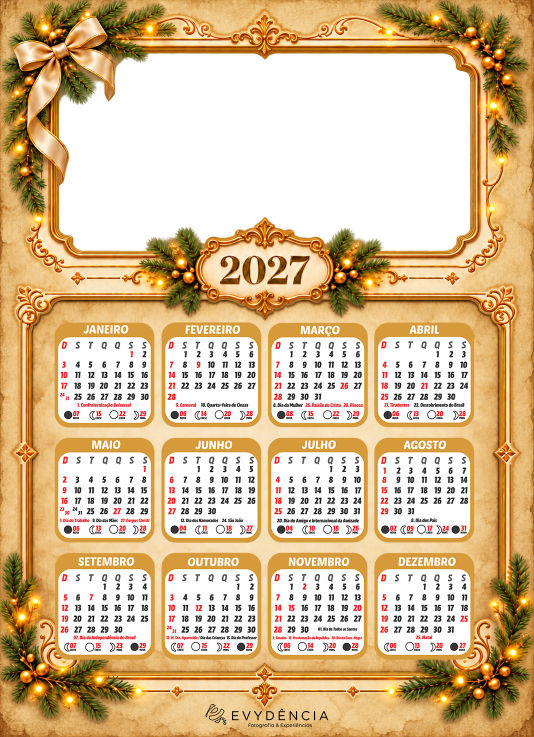
#> input picture templates/calendario-2027/assets/calendar-2027-overlay.png, 1067 x 1474 px (shown at 1/2 size); its folder holds only this picture in this run
$ python bench_preview.py --image ../templates/calendario-2027/assets/calendar-2027-overlay.png --dir ../templates/calendario-2027/assets
#> lines starting #> are read from the running program, lines starting #| are printed output that depends on the picture
### apps/desktop/src/evydencia_print_generator/ingest/preview.py
"""Asynchronous preview generation pipeline with draft-optimized decode, EXIF and ICC."""

from __future__ import annotations

import logging
import threading
from collections.abc import Callable
from concurrent.futures import Future, ThreadPoolExecutor
from pathlib import Path
from typing import TYPE_CHECKING

from PIL import Image, ImageOps

from ..imaging.color import get_srgb_profile_bytes, normalize_to_srgb
from .cache import PreviewCache
from .models import PreviewStatus, SourceAsset

if TYPE_CHECKING:
    from .registry import SourceRegistry

logger = logging.getLogger(__name__)

DEFAULT_PREVIEW_MAX_SIDE = 2048
DEFAULT_PREVIEW_QUALITY = 85
PreviewListener = Callable[[SourceAsset, PreviewStatus], None]


def generate_preview_image(
    path: Path, max_side: int = DEFAULT_PREVIEW_MAX_SIDE
) -> tuple[Image.Image, bytes | None]:
    """Read an image, apply draft scaling + EXIF transpose + LANCZOS + sRGB normalization."""
    with Image.open(path) as im:
        icc = im.info.get("icc_profile")
        orig_w, orig_h = im.size
        # Use proportional target size for draft() to trigger DCT downsampling on JPEG/MPO
        scale = max_side / max(orig_w, orig_h)
        if scale < 1.0:
            target = (max(1, round(orig_w * scale)), max(1, round(orig_h * scale)))
            im.draft("RGB", target)
        im.load()
        upright = ImageOps.exif_transpose(im)
        if upright is None:
            upright = im.copy()

    # Downscale to max_side if still larger
    w, h = upright.size
    if max(w, h) > max_side:
        upright.thumbnail((max_side, max_side), Image.Resampling.LANCZOS)

    # Normalize preview proxy to canonical sRGB (ADR-012)
    srgb_img = normalize_to_srgb(upright, icc)
    return srgb_img, get_srgb_profile_bytes()


class PreviewService:
    """Thread-safe background service that produces cached preview proxies."""

    # [119 lines left out: functions __init__, add_listener, remove_listener, _notify, ensure_preview, _worker and 2 more, not called in this run]

### apps/desktop/src/evydencia_print_generator/ingest/cache.py
"""Local deterministic preview cache with LRU / size / age cleanup."""

from __future__ import annotations

import hashlib
import os
import secrets
import time
from pathlib import Path

from PIL import Image

from ..paths import preview_cache_dir

PREVIEW_CACHE_VERSION = "2"
DEFAULT_MAX_BYTES = 1_000_000_000  # 1 GB
DEFAULT_MAX_AGE_SECONDS = 30 * 86400.0  # 30 days


class PreviewCache:
    def __init__(
        self,
        cache_dir: Path | None = None,
        max_bytes: int = DEFAULT_MAX_BYTES,
        max_age_seconds: float = DEFAULT_MAX_AGE_SECONDS,
    ) -> None:
        self.cache_dir = Path(cache_dir) if cache_dir is not None else preview_cache_dir()
        self.max_bytes = max_bytes
        self.max_age_seconds = max_age_seconds

    def ensure_dir(self) -> Path:
        self.cache_dir.mkdir(parents=True, exist_ok=True)
        return self.cache_dir

    @staticmethod
    def cache_key(fingerprint: str, max_side: int = 2048) -> str:
        raw = f"{fingerprint}\0{PREVIEW_CACHE_VERSION}\0{max_side}".encode()
        return hashlib.sha256(raw).hexdigest()[:32]

    def get_path(self, fingerprint: str, max_side: int = 2048) -> Path:
        return self.cache_dir / f"{self.cache_key(fingerprint, max_side)}.jpg"

    def has(self, fingerprint: str, max_side: int = 2048) -> bool:
        path = self.get_path(fingerprint, max_side)
        try:
            return path.is_file() and path.stat().st_size > 0
        except OSError:
            return False

    def save_preview(
        self,
        fingerprint: str,
        img: Image.Image,
        max_side: int = 2048,
        quality: int = 85,
        icc_profile: bytes | None = None,
    ) -> Path:
        """Atomically write a preview image (temp + os.replace)."""
        self.ensure_dir()
        target = self.get_path(fingerprint, max_side)
        token = secrets.token_hex(8)
        temp_path = self.cache_dir / f".tmp_{token}.jpg"

        kwargs: dict = {"quality": quality}
        if icc_profile:
            kwargs["icc_profile"] = icc_profile

        # Ensure image is in RGB mode for JPEG encoding
        if img.mode != "RGB":
            if img.mode in ("RGBA", "LA", "PA"):
                background = Image.new("RGB", img.size, (255, 255, 255))
                mask = img.getchannel("A") if "A" in img.getbands() else None
                background.paste(img, mask=mask)
                save_img = background
            else:
                save_img = img.convert("RGB")
        else:
            save_img = img

        try:
            save_img.save(temp_path, format="JPEG", **kwargs)
            os.replace(temp_path, target)
        except Exception:
            if temp_path.exists():
                try:
                    temp_path.unlink()
                except OSError:
                    pass
            raise

        return target

    # [65 lines left out: functions cleanup, clear, not called in this run]

### apps/desktop/src/evydencia_print_generator/imaging/color.py
"""Canonical sRGB color management and LittleCMS profile conversion (ADR-012)."""

from __future__ import annotations

import io
import logging
from functools import lru_cache

from PIL import Image, ImageCms

logger = logging.getLogger(__name__)


@lru_cache(maxsize=1)
def get_srgb_profile() -> ImageCms.core.CmsProfile:
    """Return the cached in-memory sRGB LittleCMS profile."""
    return ImageCms.createProfile("sRGB")


@lru_cache(maxsize=1)
def get_srgb_profile_bytes() -> bytes:
    """Return the canonical serialized sRGB ICC profile bytes (588 bytes)."""
    prof = ImageCms.ImageCmsProfile(get_srgb_profile())
    return prof.tobytes()


# [11 lines left out: function is_srgb_profile, not called in this run]


def normalize_to_srgb(
    image: Image.Image,
    icc_profile: bytes | None = None,
    rendering_intent: int = ImageCms.Intent.RELATIVE_COLORIMETRIC,
) -> Image.Image:
    """Normalize an image to the canonical sRGB working color space.

    - If an ICC profile is present and diverges from sRGB, LittleCMS applies
      a high-fidelity relative colorimetric transformation.
    - Alpha channels (RGBA) are preserved without modification.
    - Untagged images are treated as standard sRGB.
    - Corrupt or unsupported ICC profiles trigger a graceful fail-safe.
    """
    # Normalize pixel mode to RGB or RGBA
    if image.mode == "CMYK":
        image = image.convert("RGB")
    elif image.mode == "L":
        image = image.convert("RGB")
    elif image.mode == "LA":
        image = image.convert("RGBA")
    elif image.mode not in {"RGB", "RGBA"}:
        target_mode = "RGBA" if "transparency" in image.info or image.mode == "PA" else "RGB"
        image = image.convert(target_mode)

    profile_bytes = icc_profile or image.info.get("icc_profile")
    if not profile_bytes:
        # Untagged: standard sRGB assumption
        return image

    if is_srgb_profile(profile_bytes):
        # Already sRGB: return as is
        return image

    try:
        src_profile = ImageCms.ImageCmsProfile(io.BytesIO(profile_bytes))
        srgb_profile = get_srgb_profile()
        mode = image.mode
        transform = ImageCms.buildTransform(
            src_profile,
            srgb_profile,
            mode,
            mode,
            renderingIntent=rendering_intent,
        )
        return ImageCms.applyTransform(image, transform)
    except ImageCms.PyCMSError as exc:
        logger.warning(
            "Corrupt or unsupported ICC profile encountered (%s); "
            "retaining image pixels in sRGB fallback.",
            exc,
        )
        return image
    except Exception as exc:
        logger.warning(
            "Failed to transform image to sRGB (%s); retaining image in sRGB fallback.",
            exc,
        )
        return image

### scripts/bench_preview.py
"""Benchmark preview proxy generation and cache performance.

Measures:
1. Synthetic image preview generation (simulated 24 MP 6000x4000, 12 MP 4000x3000).
2. Real image preview generation (optional via --image <path> or --dir <dir>).
3. Cache hit latency (<5ms target).
4. Proportional draft speedup vs standard decode.

Usage:
    python scripts/bench_preview.py
    python scripts/bench_preview.py --image "path/to/photo.jpg"
"""

from __future__ import annotations

import argparse
import statistics
import sys
import tempfile
import time
from pathlib import Path

from evydencia_print_generator.ingest.cache import PreviewCache
from evydencia_print_generator.ingest.preview import generate_preview_image
from PIL import Image


def bench_single(
    image_path: Path, cache: PreviewCache, iterations: int = 5
) -> dict[str, float | str]:
    # 1. Measure cold generate_preview_image
    cold_times: list[float] = []
    for _ in range(iterations):
        t0 = time.perf_counter()
        img, icc = generate_preview_image(image_path, max_side=2048)
        cold_times.append(time.perf_counter() - t0)

    # 2. Measure cache save
    fp = f"bench_{image_path.stem}"
    t0 = time.perf_counter()
    cached_path = cache.save_preview(fp, img, max_side=2048, quality=85, icc_profile=icc)
    save_time = time.perf_counter() - t0

    # 3. Measure cache hit lookup
    hit_times: list[float] = []
    for _ in range(100):
        t0 = time.perf_counter()
        _ = cache.has(fp, 2048)
        _ = cache.get_path(fp, 2048)
        hit_times.append(time.perf_counter() - t0)

    return {
        "file": image_path.name,
        "size_bytes": image_path.stat().st_size,
        "preview_size": f"{img.width}x{img.height}",
        "cold_median_ms": statistics.median(cold_times) * 1000,
        "cold_min_ms": min(cold_times) * 1000,
        "save_ms": save_time * 1000,
        "cached_file_size_bytes": cached_path.stat().st_size,
        "cache_hit_p95_us": statistics.quantiles(hit_times, n=20)[18] * 1_000_000,
    }


def main() -> int:
    parser = argparse.ArgumentParser(description="Preview Generation Benchmark")
    parser.add_argument("--image", type=Path, help="Path to real image file to benchmark")
    parser.add_argument("--dir", type=Path, help="Directory of real images to benchmark")
    parser.add_argument("--iterations", type=int, default=5, help="Number of iterations per test")
    args = parser.parse_args()

    print("=" * 60)
    print("EVYDENCIA PRINT GENERATOR - PREVIEW BENCHMARK")
    print("=" * 60)

    with tempfile.TemporaryDirectory() as tmp_dir:
        cache = PreviewCache(Path(tmp_dir), max_bytes=100 * 1024 * 1024)

        images_to_test: list[Path] = []

        if args.image and args.image.is_file():
            images_to_test.append(args.image)
        elif args.dir and args.dir.is_dir():
            images_to_test.extend(
                p
                for p in sorted(args.dir.iterdir())
                if p.suffix.lower() in {".jpg", ".jpeg", ".png"}
            )
        else:
            # Create synthetic 24 MP and 12 MP images
            tmp_path = Path(tmp_dir)
            p24 = tmp_path / "synthetic_24mp.jpg"
            print("Creating synthetic 24 MP test image (6000x4000)...")
            Image.new("RGB", (6000, 4000), color=(180, 50, 60)).save(p24, format="JPEG", quality=95)
            images_to_test.append(p24)

            p12 = tmp_path / "synthetic_12mp.jpg"
            print("Creating synthetic 12 MP test image (4000x3000)...")
            Image.new("RGB", (4000, 3000), color=(50, 120, 180)).save(
                p12, format="JPEG", quality=95
            )
            images_to_test.append(p12)

        print(
            f"\nBenchmarking {len(images_to_test)} image(s) with "
            f"{args.iterations} iterations each...\n"
        )

        for img_path in images_to_test:
            results = bench_single(img_path, cache, iterations=args.iterations)
#> in generate_preview_image, im is the input picture: PIL image 1067x1474 RGBA; mean R, G, B, A 172.9, 143.1, 102.4, 205.9
#> in bench_single, `fp = f"bench_{image_path.stem}"`: fp = 'bench_calendar-2027-overlay'
#> in save_preview, `background = Image.new("RGB", img.size, (255, 255, 255))`: background: PIL image 1067x1474 RGB; every value is 255
#> in save_preview, `mask = img.getchannel("A") if "A" in img.getbands() else None`:
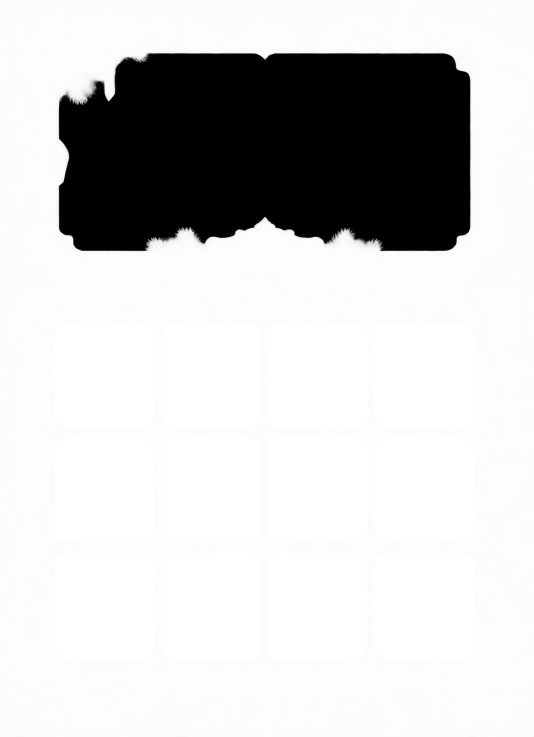
#> mask: PIL image 1067x1474 L (shown at 1/2 size); min 0, max 255, mean 205.9
            size_mb = float(results["size_bytes"]) / (1024 * 1024)
            print(f"Image: {results['file']} ({size_mb:.2f} MB)")
            print(f"  Preview Output Size : {results['preview_size']}")
            print(
                f"  Cold Preview Decode : median {results['cold_median_ms']:.1f} ms "
                f"(min {results['cold_min_ms']:.1f} ms)"
            )
            cached_kb = float(results["cached_file_size_bytes"]) / 1024
            print(f"  Cache Save          : {results['save_ms']:.1f} ms ({cached_kb:.1f} KB)")
            print(f"  Cache Hit Lookup    : p95 {results['cache_hit_p95_us']:.1f} us")

            # Budget check: <1000 ms target
            median_ms = float(results["cold_median_ms"])
            if median_ms <= 1000.0:
                print(f"  Budget Status       : PASS (budget <= 1000 ms, {median_ms:.1f} ms)")
            else:
                print(f"  Budget Status       : WARN (exceeds 1000 ms: {median_ms:.1f} ms)")
            print("-" * 60)

    print("\nBenchmark completed successfully.")
    return 0


if __name__ == "__main__":
    sys.exit(main())
#> (the program exits here)
